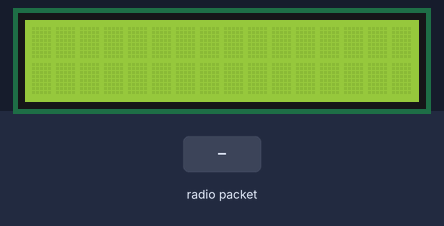
Simulated run of this sketch. Board: Arduino Uno, built with avr-gcc and run on an emulated ATmega328P. Parts: 16×2 character LCD. Inputs (shaded band) come from the test bench. No radio packets arrive unless stated; what the sketch prints to the serial monitor is not drawn.

Above: at 1.2 s.
1.3 s: radio packet "1" arrives
At 2.1 s:
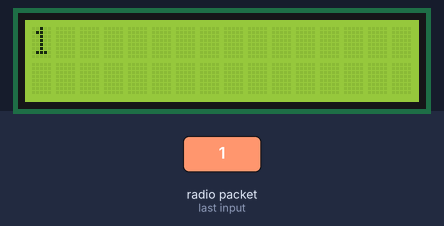
3.8 s: radio packet "0" arrives
At 4.1 s:
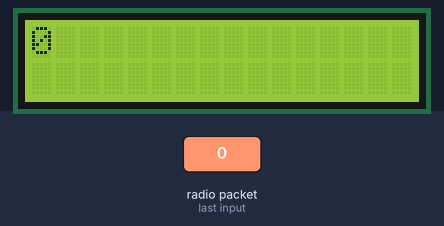
6.3 s: radio packet "2" arrives
At 7.1 s:
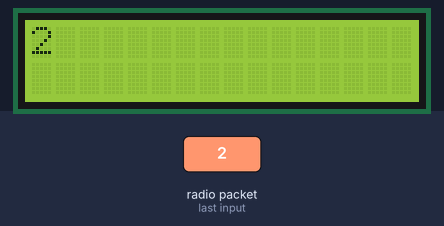
Timing chart, 0 to 9.3 s (numbered marks = the images above; inputs shaded):
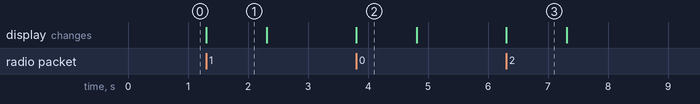

Measured:
- after the input at 1.3 s, the display: changes at once (image 1)
- after the input at 3.8 s, the display: changes at once (image 2)
- after the input at 6.3 s, the display: changes at once (image 3)
- what the display in image 1 shows lasts 1.0 s, from 1.3 s to 2.3 s

The sketch:

receiver.ino
```cpp
#include <LiquidCrystal_I2C.h>
#include <SPI.h>
#include <nRF24L01.h>
#include <RF24.h>

RF24 radio(7, 8);  // CE, CSN
LiquidCrystal_I2C lcd(0x27, 16, 2);

const byte address[6] = "1SNSR";

void setup() {
  lcd.init();
  lcd.backlight();

  Serial.begin(115200);

  while (!radio.begin()) {
    Serial.println(F("radio hardware is not responding!!"));
    delay(1000);
  }
  radio.setDataRate(RF24_250KBPS);
  radio.openReadingPipe(0, address);
  radio.setPALevel(RF24_PA_MAX);
  //radio.setPayloadSize(32);
  radio.setChannel(0x76);
  radio.startListening();
  if (Serial) Serial.println("receiver");
}
int i = 0;
void loop() {
  if (!radio.available()) { lcd.clear(); return; }
  char text[32] = "";
  if (radio.available()) radio.read(text, sizeof(text));
  int n = strlen(text);
  if (n) {
    if (Serial) Serial.println(text);
    lcd.clear();
    lcd.setCursor(0, 0);
    lcd.print(text);
  }
  delay(1000);
}
```
